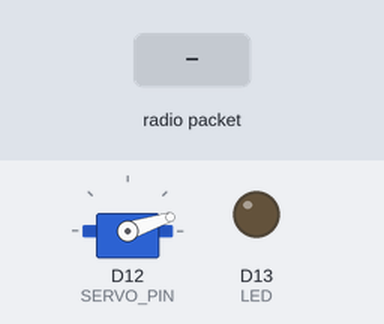
Recording of a sketch running on a simulated Arduino MKR. On the bench: servo, output pins drawn as LEDs (lit = HIGH). The test bench sets the inputs (shaded band). WiFi joins after 1.5 s; servers stay silent unless stated; uploads are accepted with an empty reply; no radio packets arrive unless stated; pins used as bus, display or sensor lines are not drawn.

Above: at 12.8 s.
12.9 s: radio packet "mail" arrives
At 13.17 s:
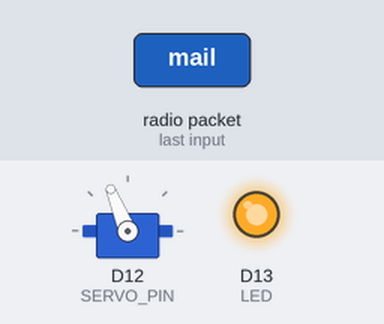
At 14.1 s:
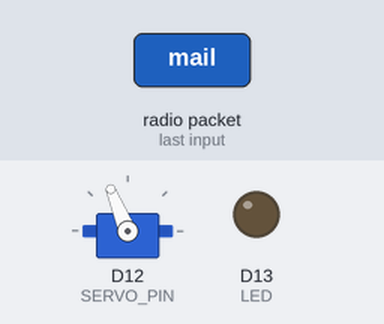
Timing chart, 0 to 15.9 s (numbered marks = the images above; inputs shaded):
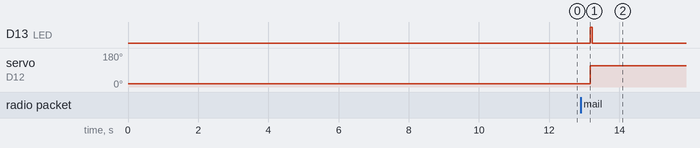

Measured:
- after the input at 12.9 s, D13 (LED): LOW → HIGH after 0.26 s, → LOW 0.06 s later; servo on D12 (SERVO_PIN): 18° → 112° after 0.26 s

The sketch:

mailnotifier_Receiver.ino
```cpp
#include <Servo.h>
#include <SPI.h>
#include <WiFi101.h>
#include <RH_RF95.h>
#include <Adafruit_SleepyDog.h>
#include "arduino_secrets.h"

// enable debugging mode (uncomment to activate)
//#define DEBUG 1

// Configuring Feather M0 LoRa (RFM95) wing
#define RFM95_RST     11   // "A"
#define RFM95_CS      10   // "B"
#define RFM95_INT     6    // "D"

#define RF95_FREQ 868.0 // setting frequency of the LoRa module
#define serialDataRate 115200
#define longWait 10000
#define wait 100
#define shortWait 10
#define endlessLoop 1
#define transmitPower 23
#define sslPort 443
#define watchdogTimer 20000

// pin used to control the servo
#define SERVO_PIN 12

// Flag's up position, in degrees
#define FLAG_UP 112

// Flag's down position, in degrees
#define FLAG_DOWN 18

// How long to hold the flag up, in seconds
#define FLAG_DELAY 10

// Creating a servo object to operate the servo with
Servo servo;

// Singleton instance of the radio driver
RH_RF95 rf95(RFM95_CS, RFM95_INT);

// Flash red led when LoRa packet has arrived
#define LED 13 // onboard RED led

int watchdogCounter;

// Please enter your sensitive data in the Secret tab/arduino_secrets.h
char ssid[] = SECRET_SSID;  // your network SSID (name)
char pass[] = SECRET_PASS;  // your network password (use for WPA, or use as key for WEP)

int status = WL_IDLE_STATUS; // idlestate of the ATWINC1500 wifi chip
// name address for slack's api server
// (don't forget to add the slack certificate into the flash of the ATWINC1500 firmware beforehand
// see the documentation how this is done
char server[] = "hooks.slack.com";

String SLACK_API_KEY="/services/TEBT7GSKY/BEFJ15M9Q/DKq9wFoLj9dfOkrDeK9ay2Qp"; // lena-slack-workspace
//String SLACK_API_KEY="/services/T2UBM4X2Q/BE6K532UA/cEymzrXABADK6NJRWo9JlF1t"; // iot-labslack-workspace
//String SLACK_API_KEY="/services/T2UBM4X2Q/BFP0FF11V/3sAzSFZ9GAdgIVXsSbJy7qHg"; // you know

// Initialize the Ethernet client library
// with the IP address and port of the server
// that you want to connect to (port 80 is default for HTTP):
WiFiSSLClient client; // createing an ssl encrypted wifi client

void setup() {

  // tell the servo class which pin we are using
  servo.attach(SERVO_PIN);

  // write flag to down position
  servo.write(FLAG_DOWN);

  // setting up the LoRa module
  pinMode(LED, OUTPUT);
  pinMode(RFM95_RST, OUTPUT);
  digitalWrite(RFM95_RST, HIGH);

  #ifdef DEBUG
  Serial.begin(serialDataRate);
  while (!Serial) {
    delay(1);
  }
  #endif

  delay(wait);
  watchdogCounter = Watchdog.enable(watchdogTimer);

  #ifdef DEBUG
  Serial.println("Feather LoRa RX Test!");
  #endif

  // resetting LoRa chip for initialisation
  digitalWrite(RFM95_RST, LOW);
  delay(shortWait);
  digitalWrite(RFM95_RST, HIGH);
  delay(shortWait);

  // try to initialise the LoRa module
  while (!rf95.init()) {
    #ifdef DEBUG
    Serial.println("LoRa radio init failed");
    #endif

    while (endlessLoop);
  }

  #ifdef DEBUG
  Serial.println("LoRa radio init OK!");
  #endif

  // setting the frequency (use 868.0 MHz for usage in Europe)
  // Defaults after init are 434.0MHz, +13dBm (using PA_BOOST), modulation GFSK_Rb250Fd250
  // Bw = 125 kHz, Cr = 4/5, Sf = 128chips/symbol, CRC on
  if (!rf95.setFrequency(RF95_FREQ)) {
    #ifdef DEBUG
    Serial.println("setFrequency failed");
    #endif

    while (endlessLoop);
  }

  #ifdef DEBUG
  Serial.print("Set Freq to: ");
  Serial.println(RF95_FREQ);
  #endif

  // setting transmitter power (5 to 23 dBm is possible)
  rf95.setTxPower(transmitPower, false);

  //Configure pins for Adafruit ATWINC1500 Featherwing
  WiFi.setPins(8,7,4,2);

  // check for the presence of the shield:
  if (WiFi.status() == WL_NO_SHIELD) {
    #ifdef DEBUG
    Serial.println("WiFi shield not present");
    #endif

    // don't continue if shield is not present
    while (true);
  }

  // attempt to connect to WiFi network:
  while (status != WL_CONNECTED) {
    #ifdef DEBUG
    Serial.print("Attempting to connect to SSID: ");
    Serial.println(ssid);
    #endif

    // Connect to WPA/WPA2 network.
    status = WiFi.begin(ssid, pass);

    // wait 10 seconds for connection to establish
    delay(longWait);
    Watchdog.reset();
    #ifdef DEBUG
    Serial.println("Watchdog reset!");
    #endif
  }

  #ifdef DEBUG
  Serial.println("Connected to wifi");
  printWiFiStatus();
  Serial.println("Starting connection to server...");
  #endif
}

void loop() {
  Watchdog.reset();
  #ifdef DEBUG
  Serial.println("Watchdog reset!");
  #endif

  // check if the LoRa module is responding
  if (rf95.available()){
    // configuring receiving message buffer
    uint8_t buf[RH_RF95_MAX_MESSAGE_LEN];
    uint8_t len = sizeof(buf);

    if (rf95.recv(buf, &len))
    {
      String received_message = (char*)buf;

      if(received_message == "lower_flag"){
        #ifdef DEBUG
        Serial.println("-----------------------------------");
        Serial.println("lowering flag detected!");
        Serial.println("-----------------------------------");
        #endif
        lowerTheFlag();
      }else if(received_message == "mail"){
        #ifdef DEBUG
        Serial.println("-----------------------------------");
        Serial.println("You got new Mail!");
        Serial.println("-----------------------------------");
        #endif
        sendSlackMessage();
        raiseTheFlag();
        digitalWrite(LED, HIGH);

        #ifdef DEBUG
        RH_RF95::printBuffer("Received: ", buf, len);
        Serial.print("Got: ");
        Serial.println((char*)buf);
        Serial.print("RSSI: ");
        Serial.println(rf95.lastRssi(), DEC);
        #endif

        // Send a reply that we've got the message
        uint8_t data[] = "Message received!";
        rf95.send(data, sizeof(data));
        rf95.waitPacketSent();

        #ifdef DEBUG
        Serial.println("Sent a reply");
        #endif

        digitalWrite(LED, LOW);

      }else{
        #ifdef DEBUG
        Serial.println("Received an invalid LoRa message!");
        #endif
      }

    }
    else
    {
      #ifdef DEBUG
      Serial.println("Receive failed");
      #endif
    }
  }
  #ifdef DEBUG
  Serial.println(watchdogCounter);
  #endif
}

void raiseTheFlag(){
  #ifdef DEBUG
  Serial.println("Raised the flag!");
  #endif

  servo.write(FLAG_UP);
}

void lowerTheFlag(){
  #ifdef DEBUG
  Serial.println("Lowering the flag!");
  #endif

  servo.write(FLAG_DOWN);
}

void printWiFiStatus() {
  #ifdef DEBUG
  Serial.print("SSID: ");
  Serial.println(WiFi.SSID());
  #endif

  IPAddress ip = WiFi.localIP();

  #ifdef DEBUG
  Serial.print("IP Address: ");
  Serial.println(ip);
  #endif

  long rssi = WiFi.RSSI();

  #ifdef DEBUG
  Serial.print("signal strength (RSSI):");
  Serial.print(rssi);
  Serial.println(" dBm");
  #endif
}

void sendSlackMessage(){

  // define message to send here
  String data = "{\"text\": \"Sie haben Post!\"}";
  String post_url = "POST ";
  post_url += SLACK_API_KEY;
  post_url += " HTTP/1.1";

  // connect to the slack server api
  if (client.connect(server, sslPort)) {
    #ifdef DEBUG
    Serial.println("connected to server");
    #endif

    // Make a HTTPs POST request:
    //client.println("POST  /services/TEBT7GSKY/BEFJ15M9Q/DKq9wFoLj9dfOkrDeK9ay2Qp HTTP/1.1");
    client.println(post_url);
    client.println("Host: hooks.slack.com");
    client.println("Content-type: application/json");
    client.println("Connection: close");
    client.print("Content-Length: ");
    client.println(data.length());
    client.println();
    client.println(data);
  }

  if (!client.connected()) {
    #ifdef DEBUG
    Serial.println();
    Serial.println("disconnecting from server.");
    #endif

    client.stop();
  }

  // as long as we receive any data back from the server print it
  while (client.available()) {
    char c = client.read();

    #ifdef DEBUG
    Serial.write(c);
    #endif
  }
}
```

arduino_secrets.h
```cpp
#define SECRET_SSID "L70_7490"
#define SECRET_PASS "12345678"
```
